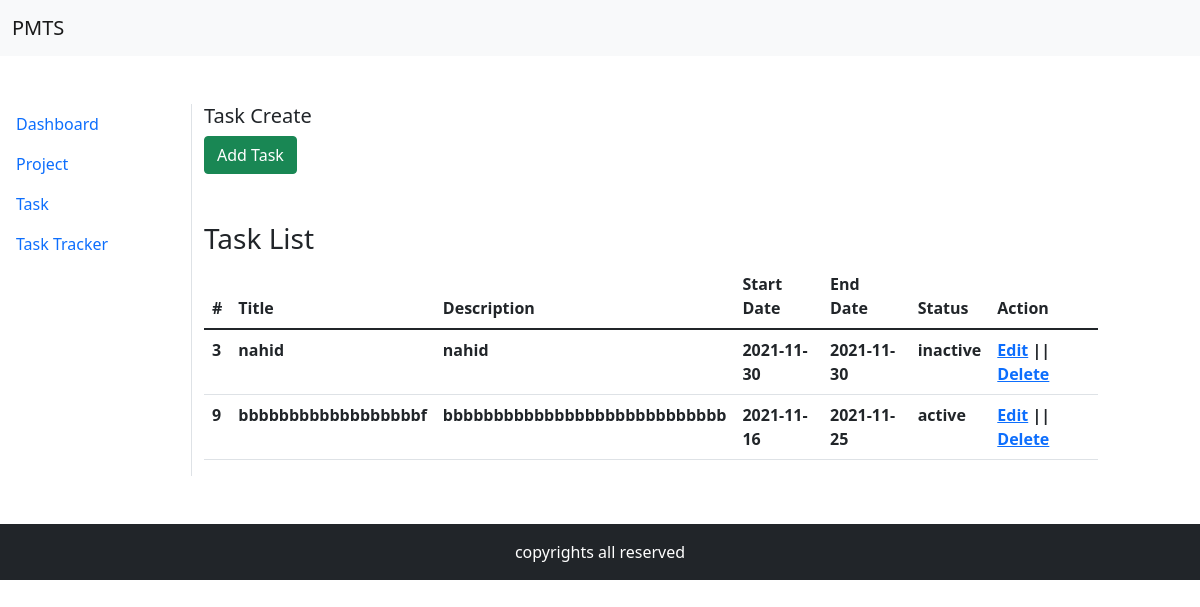
/view/task/index.php, run on the app's committed database.
### tables this page shows
CREATE TABLE `task` (
  `id` int(11) NOT NULL,
  `project_id` int(11) NOT NULL,
  `title` varchar(255) NOT NULL,
  `description` text NOT NULL,
  `start_date` date NOT NULL,
  `end_date` date NOT NULL,
  `status` enum('1','2') NOT NULL DEFAULT '1'
);

### model/Database.php (called while the page is built, shortened)
<?php
class Database {
    public $host = "localhost";
    public $user = "root";
    public $pass = "";
    public $dbname = "pmts";
    public $link;
    private function connectDB() {
        $this->link = new mysqli($this->host, $this->user, $this->pass, $this->dbname);
    }
    public function select($table, $col, $where = null, $limit = [], $orderBy = [], $join = []) {
        $whereCls = !empty($where) ? $this->where($where) : '';
        $orderByCls = !empty($orderBy) ? $this->orderBy($orderBy) : '';
        $limitCls = !empty($limit) ? $this->limit($limit) : '';
        $tableCls = "`" . $table . "`";
        $sql = "SELECT " . $col . " FROM " . $tableCls . $whereCls . $orderByCls . $limitCls . ";";
        $result = $this->link->query($sql);
        return $result;
    }
}
?>

### classes/Task.php (called while the page is built, shortened)
<?php
class Task {
    public $db;
    public function __construct() {
        $this->db = new Database();
    }
    public function select() {
        $table = 'task';
        $col = '*';
        $where = [];
        $limit = [
        ];
        $orderBy = [
        ];
        $result = $this->db->select($table, $col, $where, $limit, $orderBy);
        return $result;
    }
}

### view/task/index.php (the view, shortened to what this page needs)
<?php
include_once '../header.php';
include_once '../../model/Database.php';
include_once '../../classes/Task.php';
$tasks = new Task();
?>
<main>
    <div class="row">
        <?php
        include_once '../navbar.php';
        ?>
        <div class="mt-5 col-md-9">
            <div class="row">
                <div class="col-md-6">
                    <h5>Task Create</h5>
                    <a href="http://localhost:8080/nahid/pmts/view/task/create.php"  class="btn btn-success text-right">Add Task</a>
                </div>
            </div>
            <h3 class="mt-5">Task List</h3>
            <table class="table">
                <thead>
                    <tr>
                        <th scope="col">#</th>
                        <th scope="col">Title</th>
                        <th scope="col">Description</th>
                        <th scope="col">Start Date</th>
                        <th scope="col">End Date</th>
                        <th scope="col">Status</th>
                        <th scope="col">Action</th>
                    </tr>
                </thead>
                <tbody>
                    <?php
                    $selectData = $tasks->select();
                    if (!empty($selectData)) {
                        foreach ($selectData as $row) {
                            ?>
                            <tr>
                                <th>
                                    <?php
                                    echo $row["id"];
                                    ?>
                                </th>
                                <th>
                                    <?php
                                    echo $row["title"];
                                    ?>
                                </th>
                                <th>
                                    <?php
                                    echo $row["description"];
                                    ?>
                                </th>
                                <th>
                                    <?php
                                    echo $row["start_date"];
                                    ?>
                                </th>
                                <th>
                                    <?php
                                    echo $row["end_date"];
                                    ?>
                                </th>
                                <th>
                                    <?php
                                    if($row["status"] == 1){
                                        echo 'active';
                                    }else {
                                        echo 'inactive';
                                    }
                                    ?>
                                </th>
                                <th>
                                    <a href="edit.php?taskid=<?php echo $row['id']; ?>">Edit</a>  || <a href="?delTask=<?php echo $row['id']; ?>">Delete</a>
                                </th>
                            </tr>
                            <?php
                        }
                    }
                    ?>
                </tbody>
            </table>
        </div>
    </div>
</main>
<?php include_once '../footer.php'; ?>

### view/header.php (shortened to what this page needs)
<!doctype html>
<html lang = "en">
    <head>
        <link href = "https://cdn.jsdelivr.net/npm/bootstrap@5.1.3/dist/css/bootstrap.min.css" rel = "stylesheet">
    </head>
    <body>
        <header>
            <nav class = "navbar navbar-light bg-light">
                <div class = "container-fluid">
                    <a class = "navbar-brand" href = "http://localhost:8080/nahid/pmts/view/">PMTS</a>
                </div>
            </nav>

### view/navbar.php
<div class="mt-5 col-md-2 border-end">
    <nav class="nav flex-column">
        <a class="nav-link" href="http://localhost:8080/nahid/pmts/view/">Dashboard</a>
        <a class="nav-link" href="http://localhost:8080/nahid/pmts/view/project/index.php">Project</a>
        <a class="nav-link" href="http://localhost:8080/nahid/pmts/view/task/index.php">Task</a>
        <a class="nav-link" href="http://localhost:8080/nahid/pmts/view/tracking/index.php">Task Tracker</a>
    </nav>
</div>

### view/footer.php (shortened to what this page needs)
<footer class="my-5 text-center bg-dark">
    <p class="text-white py-3">
        copyrights all reserved
    </p>
</footer>
</body>
</html>

### data on the page
task: id "3", title "nahid", description "nahid", start_date "2021-11-30", end_date "2021-11-30", status "inactive"
task: id "9", title "bbbbbbbbbbbbbbbbbbf", description "bbbbbbbbbbbbbbbbbbbbbbbbbbbb", start_date "2021-11-16", end_date "2021-11-25", status "active"
